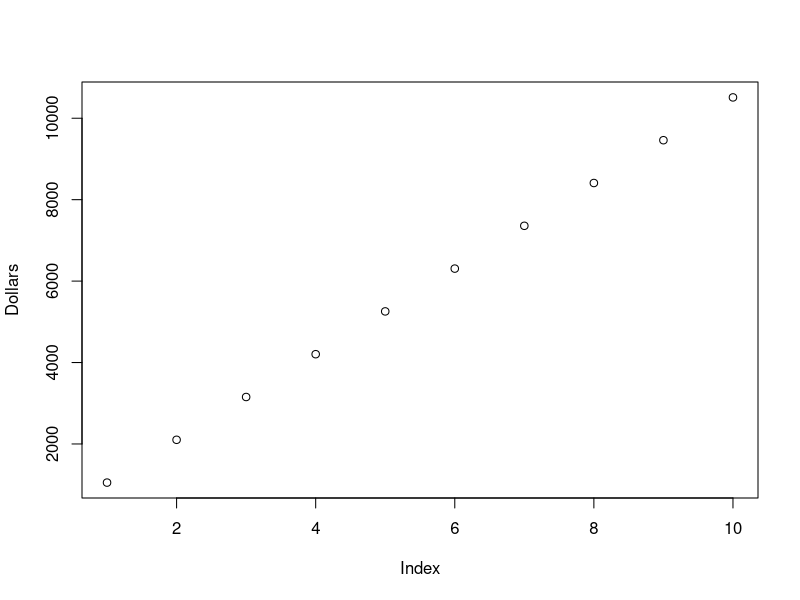

Source code (R):
# http://www.thecalculatorsite.com/articles/finance/compound-interest-formula.php

# # the principal investment amount (the initial deposit or loan amount)
# Principal<-5000
# 
# # the annual interest rate (decimal) ; 5/100 = 5% or 0.05
# rate<-5/100
# 
# # the number of times that interest is compounded per year ; 365 = daily, 12 = monthly, 52 = weekly
# num_periods<-12 
# 
# # the number of years the money is invested or borrowed for ; 1 = 1 year
# time_invested<-1
# 
# # Annual Compound Interest Formula:A = P(1+r/n)^nt
# AmountTotal<-Principal*((1+rate/num_periods)^(num_periods*time_invested))
# AmountTotal


# custom function
myInvestment <- function(principal,rate,num_periods,years_invested) {
  total_value<-principal*((1+rate/num_periods)^(num_periods*years_invested))
  return(total_value)
}

myInvestment(principal = 5000,rate = 5/100,num_periods = 12,years_invested = 1)
# [1] 5255.809

Dollars<-sapply(seq(from=1000,to=10000,by=1000), function(x) myInvestment(principal = x,rate = 5/100,num_periods = 12,years_invested = 1))
#  [1]  1051.162  2102.324  3153.486  4204.648  5255.809  6306.971  7358.133  8409.295  9460.457 10511.619
plot(Dollars)
